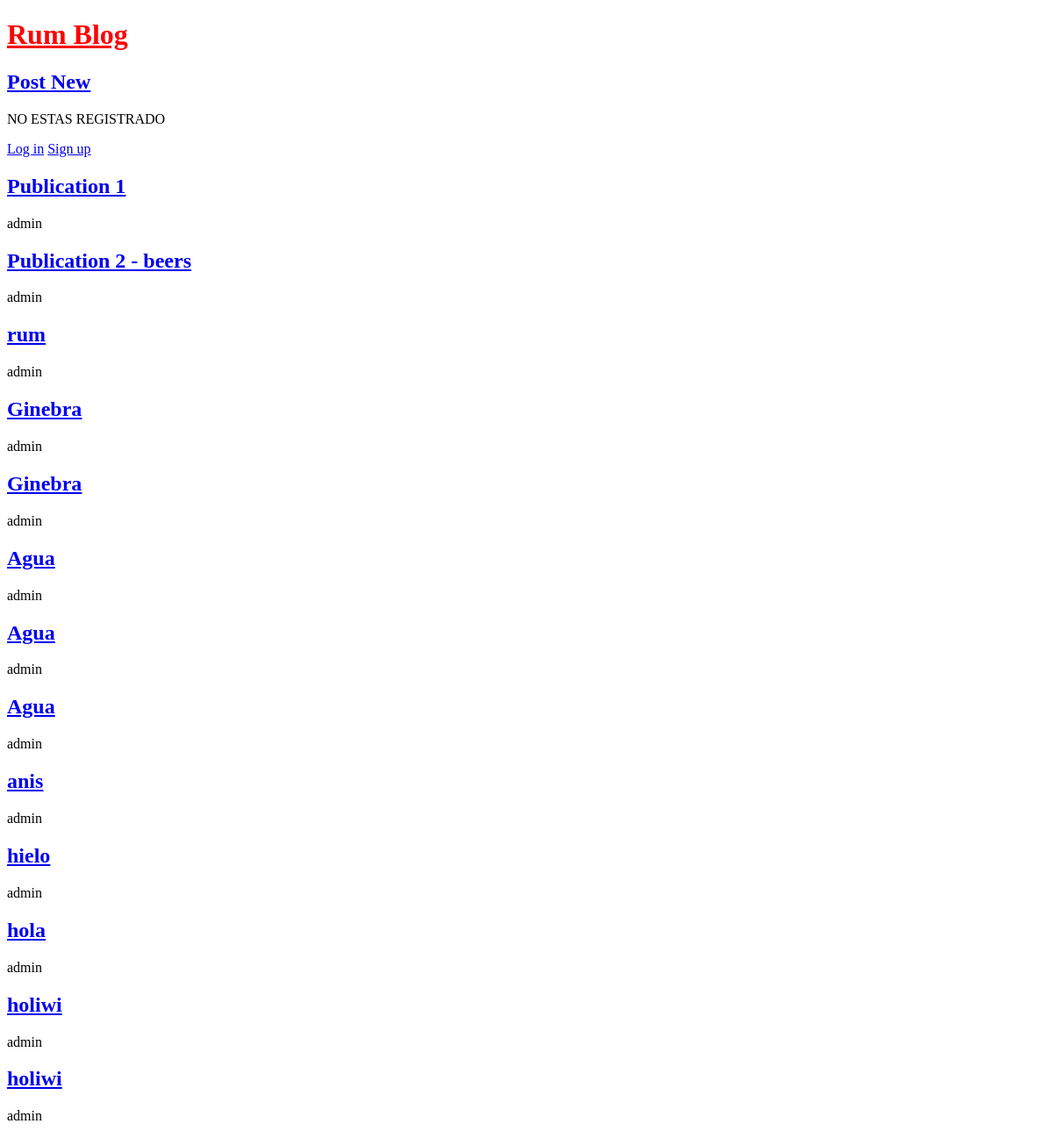
The app's page /, older data.
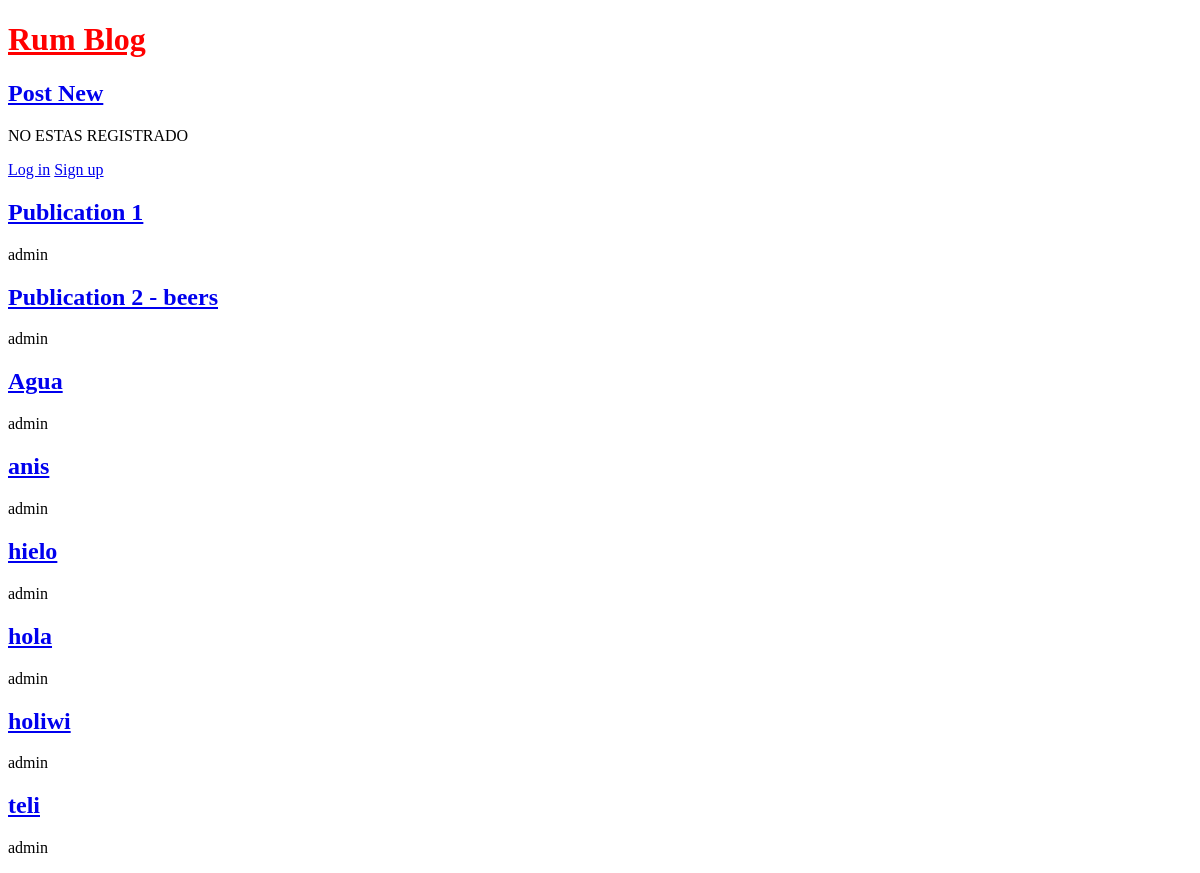
The same page, newer data.
### blogs/models.py (models this page shows, shortened)
class Publication(models.Model):
    title = models.CharField(max_length=200)
    author = models.ForeignKey(
        "auth.User",
        on_delete=models.CASCADE,
    )
    body = models.TextField()

### blogs/views.py (the view)
# urls.py: path("", BlogListView.as_view(), name="home"),
class BlogListView(ListView):
    model = Publication
    template_name = 'home.html'

### templates/home.html
{% extends "base.html" %}
{% block content %}
    {% if user.is_authenticated%}
        HOLA {{ user.name }} :)
        <form action="{% url 'logout' %}" method="post">
            {% csrf_token %}
            <button type="submit">Log Out</button>
        </form>
    {% else %}
        <p>NO ESTAS REGISTRADO</p>
        <a href="{% url 'login' %}">Log in</a>
        <a href="{% url 'signup' %}">Sign up</a>
    {% endif %}
    {% for publication in publication_list %}
        <h2><a href="{% url 'post_detail' publication.pk %}">{{ publication.title }}</a></h2>
        <p>{{ publication.author }}</p>
    {% endfor %}
{% endblock content %}

### templates/base.html (shortened to what this page needs)
{% load static %}
<!DOCTYPE html>
<html lang="en">
<head>
    <link rel="stylesheet" href="{% static 'css/style.css' %}">
</head>
<body>
        <header>
            <h1><a href="{% url 'home' %}">Rum Blog</a></h1>
        </header>
        <h2><a href="{% url 'post_new' %}">Post New</a></h2>
        <section>
            {% block content %}
            {% endblock content %}
        </section>
</body>
</html>

### static/css/style.css (style rules this page uses)
header h1 a { color: red; }

Row changes from the older to the newer data that the page shows:
removed Publication: title "rum", author "admin"
removed Publication: title "Ginebra", author "admin"
removed Publication: title "Ginebra", author "admin"
removed Publication: title "Agua", author "admin"
removed Publication: title "Agua", author "admin"
removed Publication: title "holiwi", author "admin"
added Publication: title "teli", author "admin"
